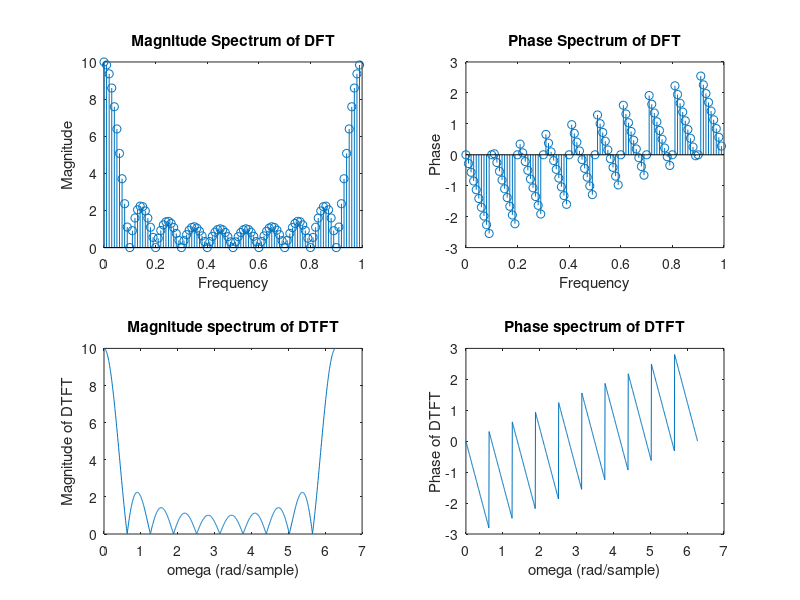

This chart was generated by the following MATLAB code:
M = 10;
%N = input('Enter N: ');
N = 100;
A = 1;
x = A*ones(1,M);
X = fft(x,N);
subplot(2,2,1)
f = (0:N-1)*(1/N);

subplot(2,2,1)
stem(f,abs(X))
title('Magnitude Spectrum of DFT');
xlabel('Frequency')
ylabel('Magnitude')

subplot(2,2,2)
stem(f,angle(X))
title('Phase Spectrum of DFT')
xlabel('Frequency')
ylabel('Phase')

N_ = 1000; 
omega = linspace(0, 2*pi, N_);

X_ = zeros(1, N_); 
n = 0:length(x)-1; 

for k = 1:N_
    X_(k) = sum(x .* exp(-1j * omega(k) * n));
end

subplot(2, 2, 3);
plot(omega, abs(X_));
xlabel('omega (rad/sample)');
ylabel('Magnitude of DTFT');
title('Magnitude spectrum of DTFT');

subplot(2, 2, 4);
plot(omega, angle(X_));
xlabel('omega (rad/sample)');
ylabel('Phase of DTFT');
title('Phase spectrum of DTFT');





